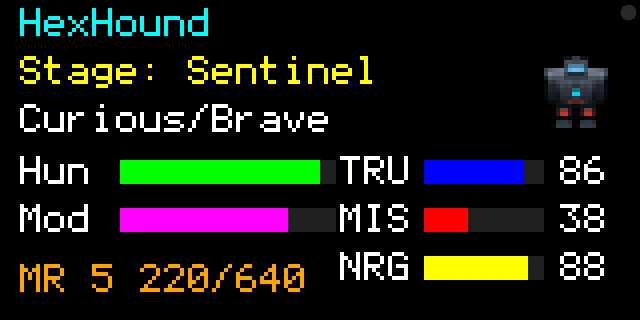
#> input picture docs/screenshots/01_home_sentinel.png, 640 x 320 px
$ python -i make_demo_gif.py   (imports and definitions only)
#> lines starting #> are read from the running program, lines starting #| are printed output that depends on the picture
#!/usr/bin/env python3
"""Build the README hero GIF from the desktop simulator.

Captures the real patrol loop headlessly and stitches it into one animation:
    scan (radar HUD) -> tracker alert -> patrol results + XP -> evolution

Every frame is a genuine simulator render, cropped to the real 320x172 panel
exactly the way scripts/capture_screens.py crops the doc screenshots.

Two constraints drive the shape of this script:
  * sim_autoCapture() in hal_sim.cpp holds a fixed shotTimes[16], so a run can
    request at most 16 marks. Longer sequences are chunked across runs, which
    is safe because the forced screens and the forced cutscene are
    deterministic from boot.
  * Boot takes ~1.6 s, so any mark before that captures the boot splash.
"""
import os, subprocess, glob, shutil, sys
from PIL import Image

PROJECT = os.path.dirname(os.path.dirname(os.path.abspath(__file__)))
BIN = os.path.join(PROJECT, ".pio", "build", "desktop-sim-wave", "program.exe" if sys.platform == "win32" else "program")
WORK = os.environ.get("HEXHOUND_GIF_WORK", os.path.join(PROJECT, ".pio", "gifwork"))
PANEL_W, PANEL_H, SCALE = 320, 172, 3   # matches PANELS in capture_screens.py
MAX_MARKS = 16                          # hal_sim.cpp shotTimes[16]
BOOT_MS = 1650                          # measured: home renders from ~1.6 s

def marks(start, stop, step):
    return list(range(start, stop, step))

# The cutscene is frame-paced (halTime().delay(16) per frame), not wall-clock,
# so its eight phases stretch to roughly 1.65 s -> 12.4 s of elapsed sim time
# rather than the nominal 6.4 s. Measured end points:
#   ~1.8s flash/dissolve   ~4-6s energy rings   ~6-8s name typewriter
#   ~8s sprite reveal      ~9-10s ability fanfare   ~11-12s LEVEL UP hold
# Past ~12.5 s it returns to HOME, which renders the pet as an Egg again and
# would contradict the evolution the GIF just showed. Stop before that.
# (label, env, marks, per-frame ms in the final GIF)
SEGMENTS = [
    ("hud",    {"HEXHOUND_SIM_FORCE_SCREEN": "hud",
                "HEXHOUND_SIM_HUD_STAGE": "4"},      marks(BOOT_MS, 3700, 250), 130),
    ("alert",  {"HEXHOUND_SIM_FORCE_SCREEN": "alert"}, [BOOT_MS, BOOT_MS+250],  700),
    ("patrol", {"HEXHOUND_SIM_FORCE_SCREEN": "patrol"},[BOOT_MS, BOOT_MS+250], 1000),
    ("evolve", {"HEXHOUND_SIM_FORCE_EVOLVE": "4,5"},  marks(BOOT_MS, 12450, 250), 100),
]

def chunks(seq, n):
    for i in range(0, len(seq), n):
        yield seq[i:i+n]

# [24 lines left out: function run_segment, not called in this run]

def load(path):
#> called with path = '../docs/screenshots/01_home_sentinel.png'
    img = Image.open(path).convert("RGB")
    if img.width >= PANEL_W * SCALE and img.height >= PANEL_H * SCALE:
        img = img.crop((0, 0, PANEL_W * SCALE, PANEL_H * SCALE))
    return img.resize((PANEL_W * 2, PANEL_H * 2), Image.NEAREST)
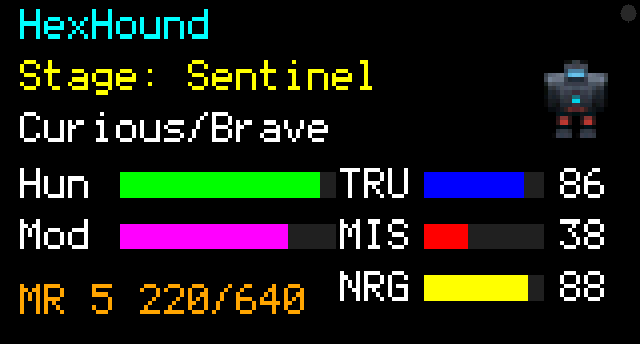
#> returned value: PIL image 640x344 RGB; mean R, G, B 26.7, 27.8, 21.3

# [22 lines left out: function main, not called in this run]

# [1 line not run here, left out]

>>> result = load('../docs/screenshots/01_home_sentinel.png')

$ run again, on docs/screenshots/round/01_home_sentinel.png
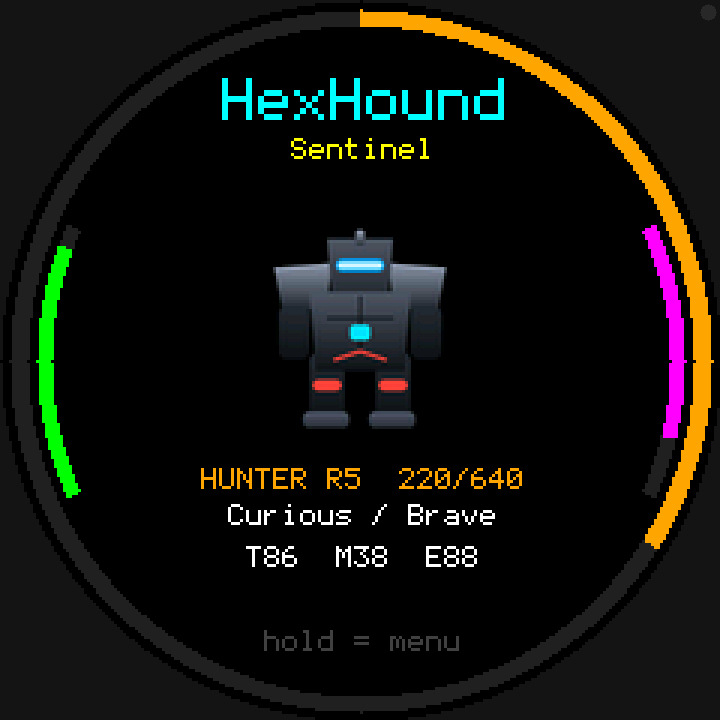
#> input picture docs/screenshots/round/01_home_sentinel.png, 720 x 720 px
#> in load, `return img.resize((PANEL_W * 2, PANEL_H * 2), Image.NEAREST)`:
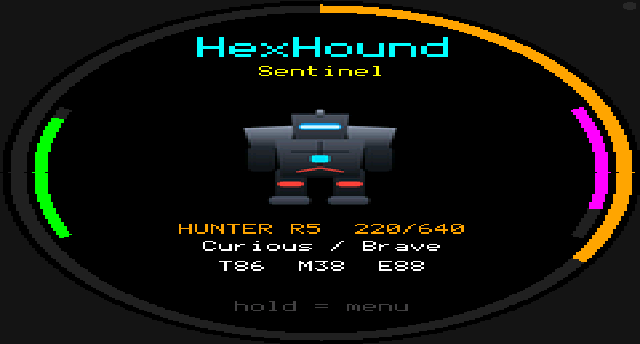
#> returned value: PIL image 640x344 RGB; mean R, G, B 18.9, 18.8, 13.9

$ run again, on docs/screenshots/round/02_stats.png
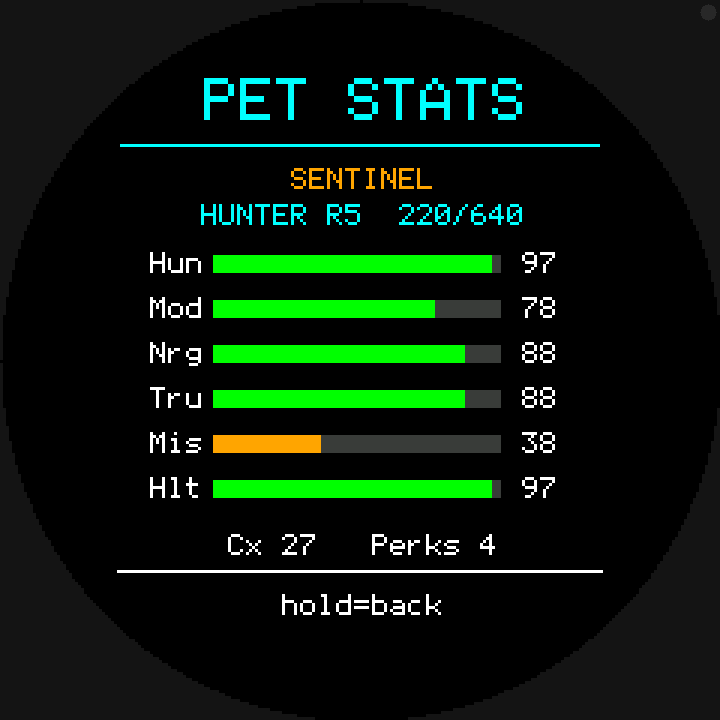
#> input picture docs/screenshots/round/02_stats.png, 720 x 720 px
#> in load, `return img.resize((PANEL_W * 2, PANEL_H * 2), Image.NEAREST)`:
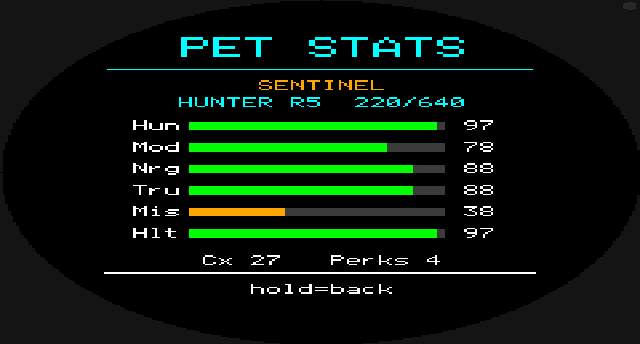
#> returned value: PIL image 640x344 RGB; mean R, G, B 10.1, 24.6, 12.3
